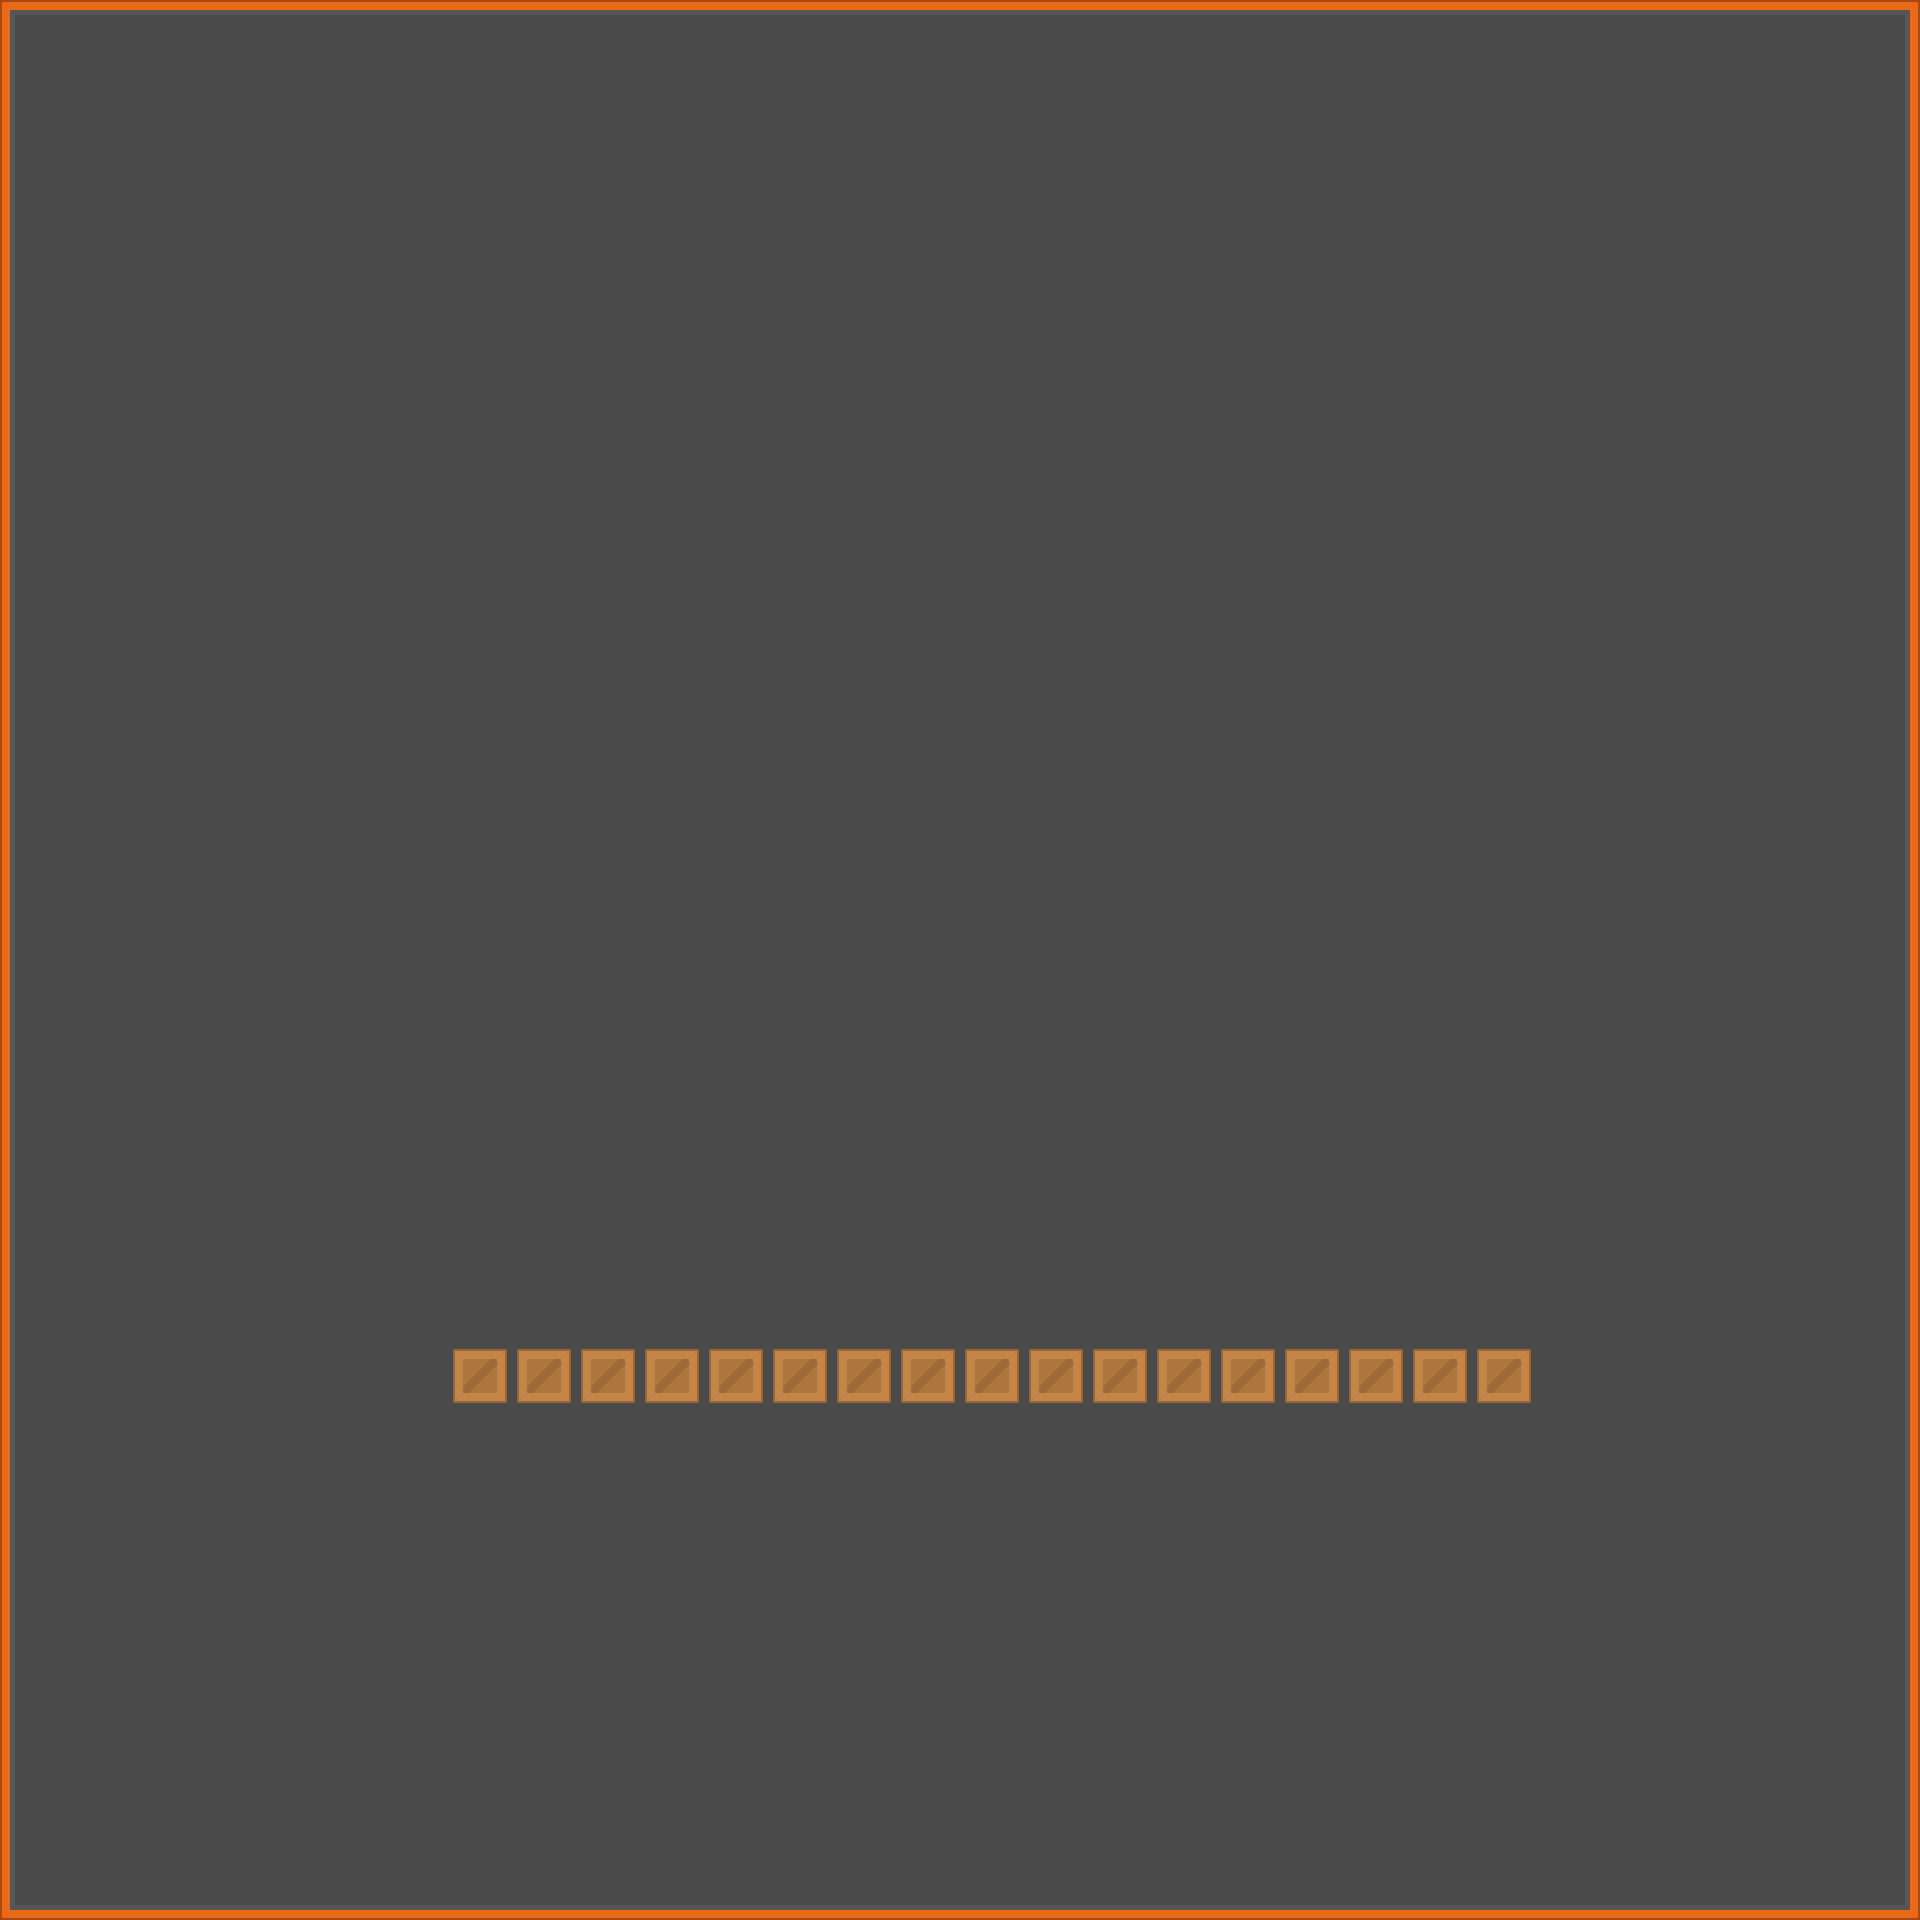

Rendered tile map (Tiled .tmx) drawn with the repository's tilesets; below, a short description and the map source with its tile grids summarised:
An orthogonal 30x30 tile map with 64x64 px tiles, 2 tile layers (Background, Background2) and 12 objects (5x Static, 4x Weapon, Consumable, PlayerSpawn, BotSpawn).

<map version="1.0" tiledversion="1.0.3" orientation="orthogonal" renderorder="right-down" width="30" height="30" tilewidth="64" tileheight="64" nextobjectid="35">
 <tileset firstgid="1" source="tilesheet.tsx" />
 <layer name="Background" width="30" height="30">
  <data>[900 cells, 900 non-empty, 9 distinct tile ids]</data>
 </layer>
 <layer name="Background2" width="30" height="30">
  <data>[900 cells, 17 non-empty, 1 distinct tile ids]</data>
 </layer>
 <objectgroup name="Structures">
  <object id="8" type="Static" x="0" y="0" width="1920" height="64" />
  <object id="9" type="Static" x="0" y="64" width="64" height="1856" />
  <object id="10" type="Static" x="64" y="1856" width="1856" height="64" />
  <object id="11" type="Static" x="1856" y="64" width="64" height="1792" />
  <object id="13" type="Static" x="448" y="1344" width="1088" height="64" />
 </objectgroup>
 <objectgroup name="Pickups">
  <object id="14" name="health" type="Consumable" x="896" y="1152" width="64" height="64">
   <properties>
    <property name="amount" type="int" value="5" />
   </properties>
  </object>
  <object id="23" name="shotgun" type="Weapon" x="448" y="320" width="64" height="64">
   <properties>
    <property name="bullets" type="int" value="5" />
    <property name="capacity" type="int" value="10" />
    <property name="cooldown" type="float" value="0.8" />
    <property name="knockback" type="float" value="3" />
    <property name="speed" type="float" value="50" />
    <property name="spread" type="float" value="20" />
   </properties>
  </object>
  <object id="27" name="shotgun" type="Weapon" x="582.139" y="321.476" width="64" height="64">
   <properties>
    <property name="bullets" type="int" value="5" />
    <property name="capacity" type="int" value="10" />
    <property name="cooldown" type="float" value="0.8" />
    <property name="knockback" type="float" value="3" />
    <property name="speed" type="float" value="50" />
    <property name="spread" type="float" value="20" />
   </properties>
  </object>
  <object id="28" name="shotgun" type="Weapon" x="704" y="320" width="64" height="64">
   <properties>
    <property name="bullets" type="int" value="5" />
    <property name="capacity" type="int" value="10" />
    <property name="cooldown" type="float" value="0.8" />
    <property name="knockback" type="float" value="3" />
    <property name="speed" type="float" value="50" />
    <property name="spread" type="float" value="20" />
   </properties>
  </object>
  <object id="29" name="shotgun" type="Weapon" x="832" y="320" width="64" height="64">
   <properties>
    <property name="bullets" type="int" value="5" />
    <property name="capacity" type="int" value="10" />
    <property name="cooldown" type="float" value="0.8" />
    <property name="knockback" type="float" value="3" />
    <property name="speed" type="float" value="50" />
    <property name="spread" type="float" value="20" />
   </properties>
  </object>
 </objectgroup>
 <objectgroup name="Spawns">
  <object id="30" name="PlayerSpawn" type="PlayerSpawn" x="128" y="1664" width="64" height="64">
   <properties>
    <property name="health" type="int" value="10" />
   </properties>
  </object>
  <object id="34" name="BotSpawn" type="BotSpawn" x="1472.74" y="204.967" width="64" height="64">
   <properties>
    <property name="health" type="int" value="10" />
   </properties>
  </object>
 </objectgroup>
</map>
